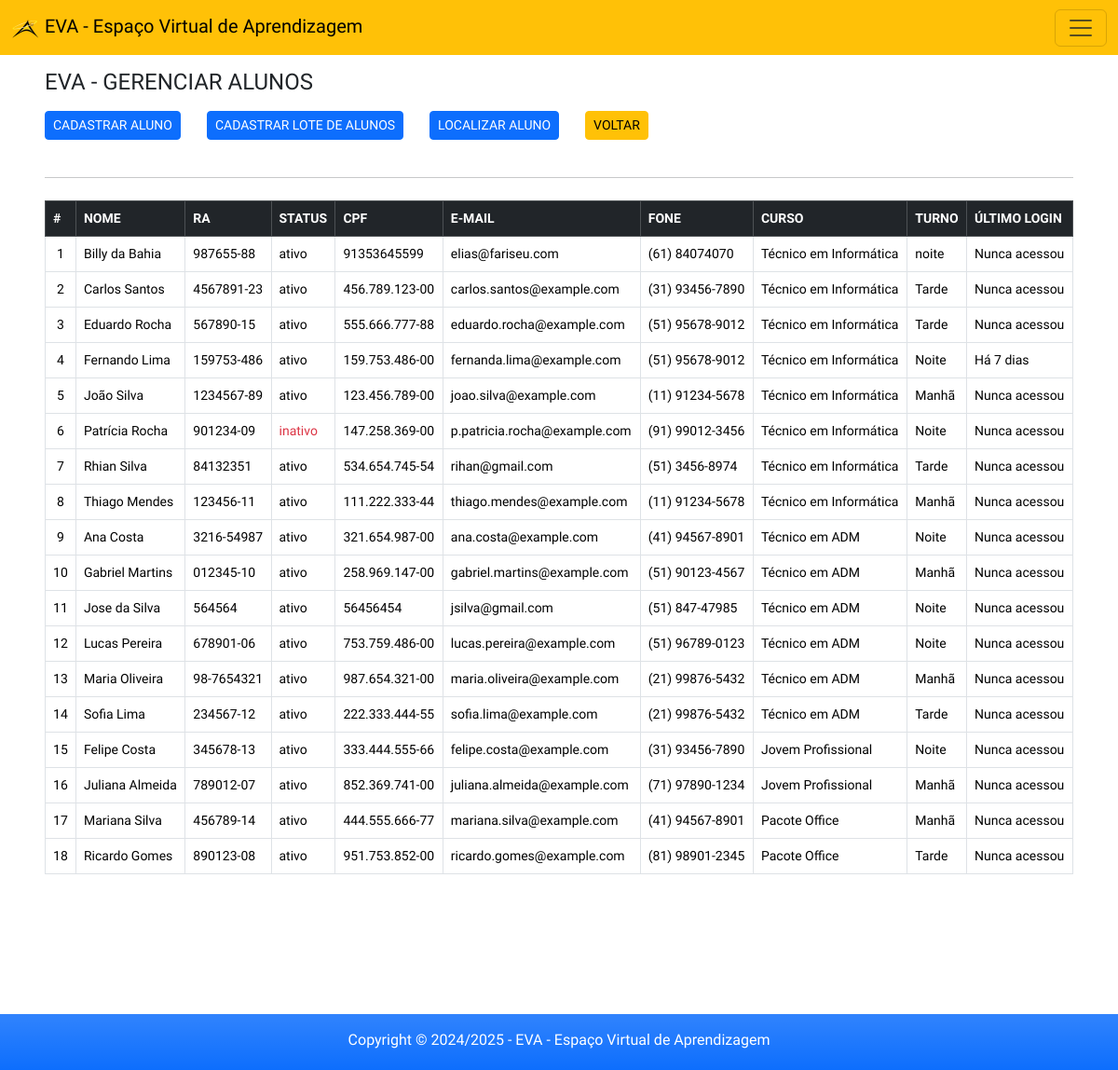
The page /app/view/adminAlunos.php (signed in) on the database its author committed.
### tables this page shows
CREATE TABLE `alunos` (
  `id_aluno` int(11) NOT NULL,
  `nome_aluno` varchar(90) NOT NULL,
  `status_aluno` varchar(10) NOT NULL DEFAULT 'ativo',
  `avatar` varchar(90) DEFAULT 'avatar.png',
  `ra` varchar(15) NOT NULL,
  `cpf` varchar(15) NOT NULL,
  `email` varchar(90) NOT NULL,
  `fone` varchar(15) NOT NULL,
  `curso` varchar(90) NOT NULL,
  `turno` varchar(10) NOT NULL,
  `data_criado` timestamp NOT NULL DEFAULT CURRENT_TIMESTAMP,
  `data_editado` timestamp NOT NULL DEFAULT CURRENT_TIMESTAMP ON UPDATE CURRENT_TIMESTAMP
);

CREATE TABLE `cursos` (
  `id_curso` int(11) NOT NULL,
  `nome_curso` varchar(100) NOT NULL,
  `quem_editou` varchar(60) NOT NULL,
  `data_criado` timestamp NOT NULL DEFAULT CURRENT_TIMESTAMP,
  `data_editado` timestamp NOT NULL DEFAULT CURRENT_TIMESTAMP ON UPDATE CURRENT_TIMESTAMP
);

CREATE TABLE `usuarios` (
  `id_usuario` int(11) NOT NULL,
  `username` varchar(30) NOT NULL,
  `senha` varchar(128) DEFAULT 'e3b0c44298fc1c149afbf4c8996fb92427ae41e4649b934ca495991b7852b855',
  `nivel` tinyint(1) DEFAULT '1',
  `email` varchar(90) NOT NULL,
  `ultimo_login` timestamp NULL DEFAULT NULL,
  `data_criado` timestamp NOT NULL DEFAULT CURRENT_TIMESTAMP,
  `data_editado` timestamp NOT NULL DEFAULT CURRENT_TIMESTAMP ON UPDATE CURRENT_TIMESTAMP
);

### app/config/connect.php (called while the page is built, shortened)
<?php
abstract class Connect {
    private $servidor = 'localhost';
    private $user = 'root';
    private $pass = '';
    private $banco = 'eva';
    private function connect() {
        $this->conn = new PDO("mysql:host=$this->servidor;dbname=$this->banco", $this->user, $this->pass);
    }
}
?>

### app/model/aluno.php (called while the page is built, shortened)
<?php
require_once '../config/connect.php';
class Aluno extends Connect{
    private $tabela = 'alunos';
    public function consultarAlunos(){
        $sql = "SELECT a.id_aluno, a.nome_aluno, a.avatar, a.status_aluno, a.ra, a.cpf, a.email, a.fone, c.nome_curso, a.turno, u.ultimo_login
                FROM $this->tabela AS a
                LEFT JOIN usuarios AS u ON a.ra = u.username
                LEFT JOIN cursos AS c ON a.curso = c.id_curso
        ORDER BY a.curso, a.nome_aluno";
        $stmt = $this->conn->prepare($sql);
        $stmt->execute();
        $result = $stmt->fetchAll(PDO::FETCH_ASSOC);
        return $result;
    }
}

### app/view/adminAlunos.php (the view, shortened to what this page needs)
<?php
        if(isset($_SESSION['logado']) && $_SESSION['logado'] == true && $_SESSION['nivel'] >= 3 ){
?>
<!DOCTYPE html>
<html lang="pt-br">
<head>
    <link rel="stylesheet" href="css/style.css">
</head>
<body>
<div class="container-full">
      <?php require_once 'headerAdmin.php'; ?>
        <section class="container-fluid px-5 main bg-white">
            <h4 class="mb-3"> EVA - GERENCIAR ALUNOS</h4>
            <button type="button" class="btn btn-sm btn-primary" data-bs-toggle="modal" data-bs-target="#cadAluno">
                CADASTRAR ALUNO
            </button>
            <button type="button" class="btn btn-sm btn-primary ms-4" data-bs-toggle="modal" data-bs-target="#cadLote">
                CADASTRAR LOTE DE ALUNOS
            </button>
            <button type="button" class="btn btn-sm btn-primary ms-4" data-bs-toggle="modal" data-bs-target="#localiza">
                LOCALIZAR ALUNO
            </button>
            <a href="indexAdmin.php" class="btn btn-sm btn-warning ms-4">VOLTAR</a>
            <br>&nbsp;
            <hr class="pt-1 pb-1">
            <table class="table table-bordered table stripped">
                <thead class="table-dark">
                    <tr>
                        <th>
                            #
                        </th>
                        <th>
                            NOME
                        </th>
                        <th>
                            RA
                        </th>
                        <th>
                            STATUS
                        </th>
                        <th>
                            CPF
                        </th>
                        <th>
                            E-MAIL
                        </th>
                        <th>
                            FONE
                        </th>
                        <th>
                            CURSO
                        </th>
                        <th>
                            TURNO
                        </th>
                        <th>
                            ÚLTIMO LOGIN
                        </th>
                    </tr>
                </thead>
                <tbody>
                <?php
                      $aluno = new Aluno();
                      $consulta = $aluno->consultarAlunos();
                        $i = 1;
                      foreach($consulta as $linha){
                          $nome = $linha['nome_aluno'];
                          $ra = $linha['ra'];
                          $status = $linha['status_aluno'];
                          $cpf = $linha['cpf'];
                          $fone = $linha['fone'];
                          $email = $linha['email'];
                          $turno = $linha['turno'];
                          $curso = $linha['nome_curso'];
                          $ultimo_login = $linha['ultimo_login'];
                          $timestampAtual = time();
                          echo"
                          <tr>
                              <td class='text-center'>". $i++ ."</td>
                              <td>$nome</td>
                              <td>$ra</td>";
                          if($status == 'inativo'){
                            echo "<td class='text-danger'>$status</td>";
                          }else{
                            echo "<td>$status</td>";
                          }
                          echo
                              "<td>$cpf</td>
                              <td>$email</td>
                              <td>$fone</td>
                              <td>$curso</td>
                              <td>$turno</td>";
                              $dataHoraUltimoLogin = $ultimo_login;
                              if (empty($dataHoraUltimoLogin)) {
                                  echo "<td>Nunca acessou</td>";
                              } else {
                                  $timestampLogin = strtotime($dataHoraUltimoLogin); ;
                                  $diferenca = $timestampAtual - $timestampLogin; ;
                                  if ($diferenca < 60) {
                                      echo "<td>Agora</td>";
                                  } elseif ($diferenca < 3600) {
                                      $minutos = floor($diferenca / 60);
                                      echo "<td>Há $minutos minutos</td>";
                                  } elseif ($diferenca < 86400) {
                                      $horas = floor($diferenca / 3600);
                                      echo "<td>Há $horas horas<br></td>";
                                  } else {
                                      $dias = floor($diferenca / 86400);
                                      echo "<td>Há $dias dias</td>";
                                  }
                              }
                  echo "</tr>";
                      }
                ?>
                </tbody>
            </table>
        </section>
        <?php require_once 'footer.php'; ?>
    </div>
</body>
</html>
<?php
    }else{
        header('Location: ../index.php');
    }
?>

### app/view/headerAdmin.php (shortened to what this page needs)
<header>
<nav class="navbar bg-warning sticky-top">
        <div class="container-fluid">
          <a class="navbar-brand" href="#">
            <img src="../../public/img/logo.png" alt="Logo" height="30" class="d-inline-block align-text-top">
            EVA - Espaço Virtual de Aprendizagem
          </a>
          <button class="navbar-toggler" type="button" data-bs-toggle="offcanvas" data-bs-target="#offcanvasDarkNavbar" aria-controls="offcanvasDarkNavbar" aria-label="Toggle navigation">
            <span class="navbar-toggler-icon"></span>
          </button>
        </div>
      </nav>
</header>

### app/view/footer.php
<footer class="sticky-bottom bg-primary bg-gradient text-center text-white pt-3 pb-1">
        <p>Copyright &copy 2024/2025 - EVA - Espaço Virtual de Aprendizagem</p>
</footer>

### app/view/css/style.css (style rules this page uses)
body, * { font-family: 'Saira', sans-serif; font-optical-sizing: auto; font-style: normal; }
table { font-size: 14px; margin-bottom: 150px !important; }
.main { padding-top: 15px; }

### rows shown on the page
alunos: nome_aluno "Billy da Bahia", ra "987655-88", status_aluno "ativo", cpf "91353645599", email "elias@fariseu.com", fone "(61) 84074070", cursos.nome_curso "Técnico em Informática", turno "noite", shows "Nunca acessou"
alunos: nome_aluno "Carlos Santos", ra "4567891-23", status_aluno "ativo", cpf "456.789.123-00", email "carlos.santos@example.com", fone "(31) 93456-7890", cursos.nome_curso "Técnico em Informática", turno "Tarde", shows "Nunca acessou"
alunos: nome_aluno "Eduardo Rocha", ra "567890-15", status_aluno "ativo", cpf "555.666.777-88", email "eduardo.rocha@example.com", fone "(51) 95678-9012", cursos.nome_curso "Técnico em Informática", turno "Tarde", shows "Nunca acessou"
alunos: nome_aluno "Fernando Lima", ra "159753-486", status_aluno "ativo", cpf "159.753.486-00", email "fernanda.lima@example.com", fone "(51) 95678-9012", cursos.nome_curso "Técnico em Informática", turno "Noite"
alunos: nome_aluno "João Silva", ra "1234567-89", status_aluno "ativo", cpf "123.456.789-00", email "joao.silva@example.com", fone "(11) 91234-5678", cursos.nome_curso "Técnico em Informática", turno "Manhã", shows "Nunca acessou"
alunos: nome_aluno "Patrícia Rocha", ra "901234-09", status_aluno "inativo", cpf "147.258.369-00", email "p.patricia.rocha@example.com", fone "(91) 99012-3456", cursos.nome_curso "Técnico em Informática", turno "Noite", shows "Nunca acessou"
alunos: nome_aluno "Rhian Silva", ra "84132351", status_aluno "ativo", cpf "534.654.745-54", email "rihan@gmail.com", fone "(51) 3456-8974", cursos.nome_curso "Técnico em Informática", turno "Tarde", shows "Nunca acessou"
alunos: nome_aluno "Thiago Mendes", ra "123456-11", status_aluno "ativo", cpf "111.222.333-44", email "thiago.mendes@example.com", fone "(11) 91234-5678", cursos.nome_curso "Técnico em Informática", turno "Manhã", shows "Nunca acessou"
alunos: nome_aluno "Ana Costa", ra "3216-54987", status_aluno "ativo", cpf "321.654.987-00", email "ana.costa@example.com", fone "(41) 94567-8901", cursos.nome_curso "Técnico em ADM", turno "Noite", shows "Nunca acessou"
alunos: nome_aluno "Gabriel Martins", ra "012345-10", status_aluno "ativo", cpf "258.969.147-00", email "gabriel.martins@example.com", fone "(51) 90123-4567", cursos.nome_curso "Técnico em ADM", turno "Manhã", shows "Nunca acessou"
alunos: nome_aluno "Jose da Silva", ra "564564", status_aluno "ativo", cpf "56456454", email "jsilva@gmail.com", fone "(51) 847-47985", cursos.nome_curso "Técnico em ADM", turno "Noite", shows "Nunca acessou"
alunos: nome_aluno "Lucas Pereira", ra "678901-06", status_aluno "ativo", cpf "753.759.486-00", email "lucas.pereira@example.com", fone "(51) 96789-0123", cursos.nome_curso "Técnico em ADM", turno "Noite", shows "Nunca acessou"
alunos: nome_aluno "Maria Oliveira", ra "98-7654321", status_aluno "ativo", cpf "987.654.321-00", email "maria.oliveira@example.com", fone "(21) 99876-5432", cursos.nome_curso "Técnico em ADM", turno "Manhã", shows "Nunca acessou"
alunos: nome_aluno "Sofia Lima", ra "234567-12", status_aluno "ativo", cpf "222.333.444-55", email "sofia.lima@example.com", fone "(21) 99876-5432", cursos.nome_curso "Técnico em ADM", turno "Tarde", shows "Nunca acessou"
alunos: nome_aluno "Felipe Costa", ra "345678-13", status_aluno "ativo", cpf "333.444.555-66", email "felipe.costa@example.com", fone "(31) 93456-7890", cursos.nome_curso "Jovem Profissional", turno "Noite", shows "Nunca acessou"
alunos: nome_aluno "Juliana Almeida", ra "789012-07", status_aluno "ativo", cpf "852.369.741-00", email "juliana.almeida@example.com", fone "(71) 97890-1234", cursos.nome_curso "Jovem Profissional", turno "Manhã", shows "Nunca acessou"
alunos: nome_aluno "Mariana Silva", ra "456789-14", status_aluno "ativo", cpf "444.555.666-77", email "mariana.silva@example.com", fone "(41) 94567-8901", cursos.nome_curso "Pacote Office", turno "Manhã", shows "Nunca acessou"
alunos: nome_aluno "Ricardo Gomes", ra "890123-08", status_aluno "ativo", cpf "951.753.852-00", email "ricardo.gomes@example.com", fone "(81) 98901-2345", cursos.nome_curso "Pacote Office", turno "Tarde", shows "Nunca acessou"
